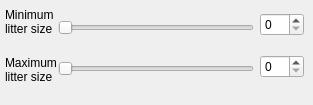
               <widget class="QWidget" name="page_17">
                <widget class="QWidget" name="layoutWidget">
                 <property name="geometry">
                  <rect>
                   <x>260</x>
                   <y>0</y>
                   <width>44</width>
                   <height>91</height>
                  </rect>
                 </property>
                 <layout class="QVBoxLayout" name="verticalLayout_6">
                  <item>
                   <widget class="QSpinBox" name="spinBox_26"/>
                  </item>
                  <item>
                   <widget class="QSpinBox" name="spinBox_31"/>
                  </item>
                 </layout>
                </widget>
                <widget class="QWidget" name="layoutWidget">
                 <property name="geometry">
                  <rect>
                   <x>58</x>
                   <y>0</y>
                   <width>196</width>
                   <height>96</height>
                  </rect>
                 </property>
                 <layout class="QVBoxLayout" name="verticalLayout_10">
                  <item>
                   <widget class="QSlider" name="horizontalSlider_39">
                    <property name="orientation">
                     <enum>Qt::Horizontal</enum>
                    </property>
                   </widget>
                  </item>
                  <item>
                   <widget class="QSlider" name="horizontalSlider_40">
                    <property name="orientation">
                     <enum>Qt::Horizontal</enum>
                    </property>
                   </widget>
                  </item>
                 </layout>
                </widget>
                <widget class="QWidget" name="layoutWidget">
                 <property name="geometry">
                  <rect>
                   <x>5</x>
                   <y>0</y>
                   <width>51</width>
                   <height>91</height>
                  </rect>
                 </property>
                 <layout class="QVBoxLayout" name="verticalLayout_12">
                  <item>
                   <widget class="QLabel" name="label_69">
                    <property name="text">
                     <string>Minimum litter size</string>
                    </property>
                    <property name="wordWrap">
                     <bool>true</bool>
                    </property>
                   </widget>
                  </item>
                  <item>
                   <widget class="QLabel" name="label_70">
                    <property name="text">
                     <string>Maximum litter size</string>
                    </property>
                    <property name="wordWrap">
                     <bool>true</bool>
                    </property>
                   </widget>
                  </item>
                 </layout>
                </widget>
               </widget>
